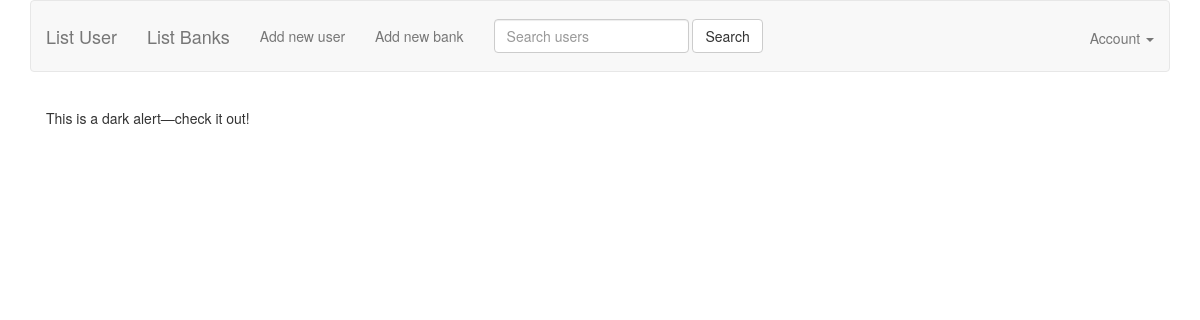
The app's page /list_banks.php, older data.
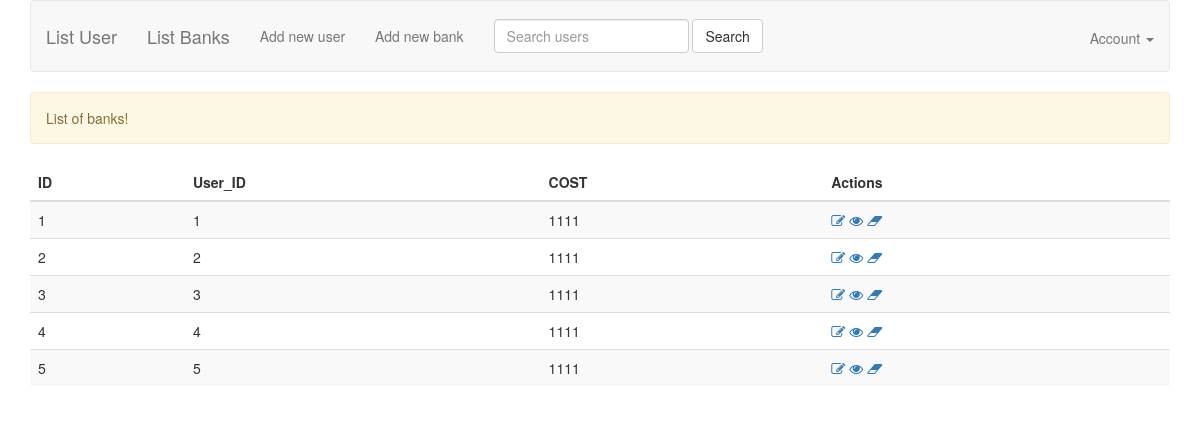
The same page, newer data.
### tables this page shows
CREATE TABLE `banks` (
  `id` int(11) NOT NULL,
  `user_id` int(11) NOT NULL,
  `cost` float NOT NULL
);

### DesignPattern/FactoryPattern.php (called while the page is built, shortened)
<?php
require_once './models/BankModel.php';
class FactoryPattern {
    public function make($model){
        if($model === 'user'){
            return new UserModel();
        }
        else if($model === 'bank'){
            return new BankModel();
        }
    }
}

### models/BankModel.php (called while the page is built, shortened)
<?php
require_once 'BaseModel.php';
class BankModel extends BaseModel {
    public function getBanks($params = []) {
        if (!empty($params['keyword'])) {
            $sql = 'SELECT * FROM banks WHERE name LIKE "%' . $params['keyword'] .'%"';
            $banks = self::$_connection->multi_query($sql);
        } else {
            $sql = 'SELECT * FROM banks';
            $banks = $this->select($sql);
        }
        return $banks;
    }
}

### models/BaseModel.php (called while the page is built, shortened)
<?php
abstract class BaseModel {
    protected static $_connection;
    public function __construct() {
        if (!isset(self::$_connection)) {
            self::$_connection = mysqli_connect(DB_HOST, DB_USER, DB_PASSWORD, DB_NAME, DB_PORT);
        }
    }
    protected function query($sql) {
        $result = self::$_connection->query($sql);
        return $result;
    }
    protected function select($sql) {
        $result = $this->query($sql);
        $rows = [];
        if (!empty($result)) {
            while ($row = $result->fetch_assoc()) {
                $rows[] = $row;
            }
        }
        return $rows;
    }
}

### list_banks.php (the view, shortened to what this page needs)
<?php
require_once 'DesignPattern/FactoryPattern.php';
$factory = new FactoryPattern();
$bankModel = $factory->make('bank');
$params = [];
$banks = $bankModel->getbanks($params);
?>
<!DOCTYPE html>
<html>
<head>
    <?php include 'views/meta.php' ?>
</head>
<body>
    <?php include 'views/header.php'?>
    <div class="container">
        <?php if (!empty($banks)) {?>
            <div class="alert alert-warning" role="alert">
                List of banks! <br>
            </div>
            <table class="table table-striped">
            <thead>
                    <tr>
                        <th scope="col">ID</th>
                        <th scope="col">User_ID</th>
                        <th scope="col">COST</th>
                        <th scope="col">Actions</th>
                    </tr>
                </thead>
                <tbody>
                    <?php foreach ($banks as $bank) {?>
                        <tr>
                            <td>
                                <?php echo $bank['id']?>
                            </td>
                            <td>
                                <?php echo $bank['user_id']?>
                            </td>
                            <td>
                                <?php echo $bank['cost']?>
                            </td>
                            <td>
                                <a href="form_bank.php?id=<?php echo md5($bank['id']) ?>">
                                    <i class="fa fa-pencil-square-o" aria-hidden="true" title="Update"></i>
                                </a>
                                <a href="view_bank.php?id=<?php echo md5($bank['id']) ?>">
                                    <i class="fa fa-eye" aria-hidden="true" title="View"></i>
                                </a>
                                <a href="delete_bank.php?id=<?php echo md5($bank['id'])?>&token=<?php echo $_SESSION['token'] ?? '' ?>">
                                    <i class="fa fa-eraser" aria-hidden="true" title="Delete"></i>
                                </a>
                            </td>
                        </tr>
                    <?php } ?>
                </tbody>
            </table>
        <?php }else { ?>
            <div class="alert alert-dark" role="alert">
                This is a dark alert—check it out!
            </div>
        <?php } ?>
    </div>
</body>
</html>

### views/meta.php (shortened to what this page needs)
<link rel="stylesheet" type="text/css" href="public/css/styles.css">
<link rel="stylesheet" type="text/css" href="public/css/bootstrap.min-3.3.7.css">
<link rel="stylesheet" type="text/css" href="public/css/font-awesome.min-4.6.3.css">

### views/header.php (shortened to what this page needs)
<?php
$keyword = '';
?>
<div class="container">
    <nav class="navbar navbar-icon-top navbar-default">
            <div class="navbar-header">
                <a class="navbar-brand" href="list_users.php">List User</a>
                <a class="navbar-brand" href="list_banks.php">List Banks</a>
            </div>
            <div class="collapse navbar-collapse" id="bs-example-navbar-collapse-1">
                <ul class="nav navbar-nav">
                    <li><a href="form_user.php">Add new user</a></li>
                    <li><a href="form_bank.php">Add new bank</a></li>
                </ul>
                <form class="navbar-form navbar-left">
                    <div class="form-group">
                        <input type="text" name="keyword" class="form-control" placeholder="Search users"
                               value="<?php echo $keyword ?>"
                        >
                    </div>
                    <button type="submit" class="btn btn-default">Search</button>
                </form>
                <ul class="nav navbar-nav navbar-right">
                    <li class="dropdown">
                        <a href="#" class="dropdown-toggle" data-toggle="dropdown" role="button" aria-haspopup="true" aria-expanded="false">
                            Account <span class="caret"></span>
                        </a>
                    </li>
                </ul>
            </div>
    </nav>
</div>

### public/css/styles.css (style rules this page uses)
.btn { padding: 10px; font-size: 15px; color: white; background: #5F9EA0; border: none; border-radius: 5px; }
@media (min-width: 768px) { .navbar-icon-top .navbar-brand { padding: 25px 15px; } }
@media (min-width: 768px) { .navbar-icon-top .navbar-btn, .navbar-icon-top .navbar-form { margin-top: 18px; margin-bottom: 18px; } }
@media (min-width: 768px) { .navbar-icon-top .navbar-nav>li>a { text-align: center; display: table-cell; height: 70px; vertical-align: middle; padding-top: 0; padding-bottom: 0; } }

Row changes from the older to the newer data that the page shows:
added banks: id "1", user "1", cost "1111"
added banks: id "2", user "2", cost "1111"
added banks: id "3", user "3", cost "1111"
added banks: id "4", user "4", cost "1111"
added banks: id "5", user "5", cost "1111"
Text that changed along with them:
text no longer shown: "This is a dark alert—check it out!"
text now shown: "List of banks! ID User_ID COST Actions"
